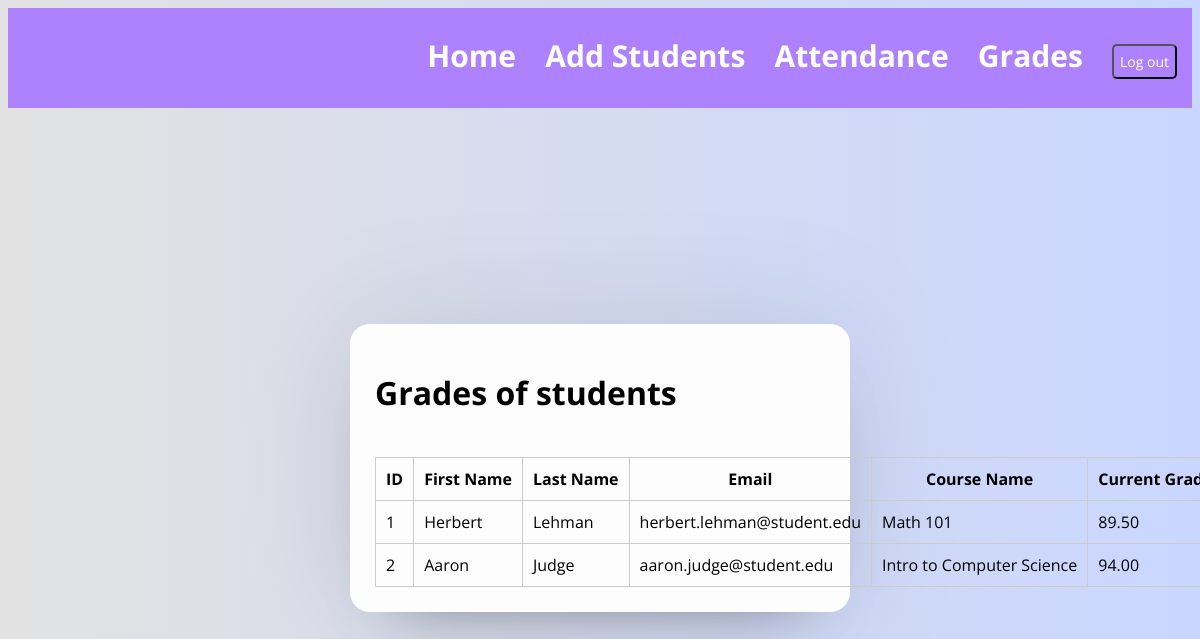
The page /grades.php on the database its author committed.
### tables this page shows
CREATE TABLE grades (
    grade_id INT AUTO_INCREMENT PRIMARY KEY,
    student_id INT,
    course_id INT,
    grade DECIMAL(5,2) CHECK (grade >= 0 AND grade <= 100),
    FOREIGN KEY (student_id) REFERENCES students(id),
    FOREIGN KEY (course_id) REFERENCES courses(course_id)
);

CREATE TABLE students (
    id INT AUTO_INCREMENT PRIMARY KEY,
    first_name VARCHAR(50) NOT NULL,
    last_name VARCHAR(50) NOT NULL,
    email VARCHAR(100) NOT NULL,
    password_ VARCHAR(255) NOT NULL
);

CREATE TABLE courses (
    course_id INT AUTO_INCREMENT PRIMARY KEY,
    course_name VARCHAR(100) NOT NULL,
    teacher_id INT,
    FOREIGN KEY (teacher_id) REFERENCES teachers(id)
);

### login.php (the view, shortened to what this page needs)
<?php
include("config.php");
$sql = "SELECT s.id,s.first_name,
s.last_name,
s.email,
c.course_name,
g.grade
FROM students s
JOIN enrollments e ON s.id = e.student_id
JOIN courses c ON e.course_id = c.course_id
LEFT JOIN grades g ON s.id = g.student_id AND c.course_id = g.course_id";
$result = mysqli_query($conn, $sql);
if (mysqli_num_rows($result) > 0) {
while ($row = mysqli_fetch_assoc($result)) {
echo "<tr>
<td>{$row['id']}</td>
<td>{$row['first_name']}</td>
<td>{$row['last_name']}</td>
<td>{$row['email']}</td>
<td>" . ($row['course_name'] ?? 'N/A') . "</td>
<td>" . ($row['grade'] ?? 'N/A') . "</td>
</tr>";
}
} else {
   echo "<tr><td colspan='6'>No grades found</td></tr>";
}
?>

### grades.php (shortened to what this page needs)
<?php
include("config.php");
?>
<!DOCTYPE html>
<html>
<head>
<link rel="stylesheet" type="text/css" href="groupproject.css">
</head>
<body>
<nav class = "nav">
<div class = "navdiv">
<div class = "logo"></div>
	<u1>
<li><a href="groupprojecthomepage.php">Home</a></li>
<li><a href="Add_Students.php">Add Students</a></li>
<li><a href="Attendance.php">Attendance</a></li>
<li><a href="Grades.php">Grades</a></li>
<a href="groupproject.php"> <button class = "logoutbutton">Log out</button> </a>
</u1>
</div>
</nav>
<div class="container">
<div class="box-form-box">
<h1 >Grades of students</h1>
<br>
<table class="grades_table">
	<th>ID</th>
	<th>First Name</th>
	<th>Last Name</th>
	<th>Email</th>
	<th>Course Name</th>
	<th>Current Grade</th>
<?php include("login.php"); ?>
</table>
</div>
</div>
</body>
</html>

### groupproject.css (style rules this page uses)
body { background: linear-gradient(to right, #e2e2e2, #c9d6ff); font-family: "Open Sans", sans-serif; }
.container { display: flex; align-items: center; justify-content: center; min-height: 90vh; width: 100%; }
.box-form-box { background: #fdfdfd; display: flex; flex-direction: column; padding: 25px 25px; border-radius: 20px; box-shadow: 0 0 128px 0 rgba(0, 0, 0, 0.1), 0 32px 64px -48px rgba(0,0,0,0.5); width: 450px; margin: 0px 10px; }
.logoutbutton { height: 35px; background: #ae82ff; font-family: "Open Sans", sans-serif; border-radius: 5px; transition: all .3s; cursor: pointer; color: white; font-size: 14px; margin-top: 10px; padding: 0, 10px; }
.nav { background: #ae82ff; padding-right: 15px; padding-left: 15px; line-height: 60px; z-index: 100; }
.navdiv { display: flex; align-items: center; justify-content: space-between; }
.logo { width: 100px; height: 100px; background-image: url(img/LehmanLogo_BlueGreen.png); background-size: cover; background-repeat: no-repeat; }
li { list-style: none; display: inline-block; }
li a { color: white; font-size: 30px; font-weight: bold; margin-right: 25px; text-decoration: none; }
.grades_table { width: max-content; border-collapse: collapse; }
.grades_table th, .grades_table td { padding: 10px; border: 1px solid #ccc; }

### rows shown on the page
grades: student "1", student.first_name "Herbert", student.last_name "Lehman", student.email "herbert.lehman@student.edu", course.course_name "Math 101", grade "89.50"
grades: student "2", student.first_name "Aaron", student.last_name "Judge", student.email "aaron.judge@student.edu", course.course_name "Intro to Computer Science", grade "94.00"
